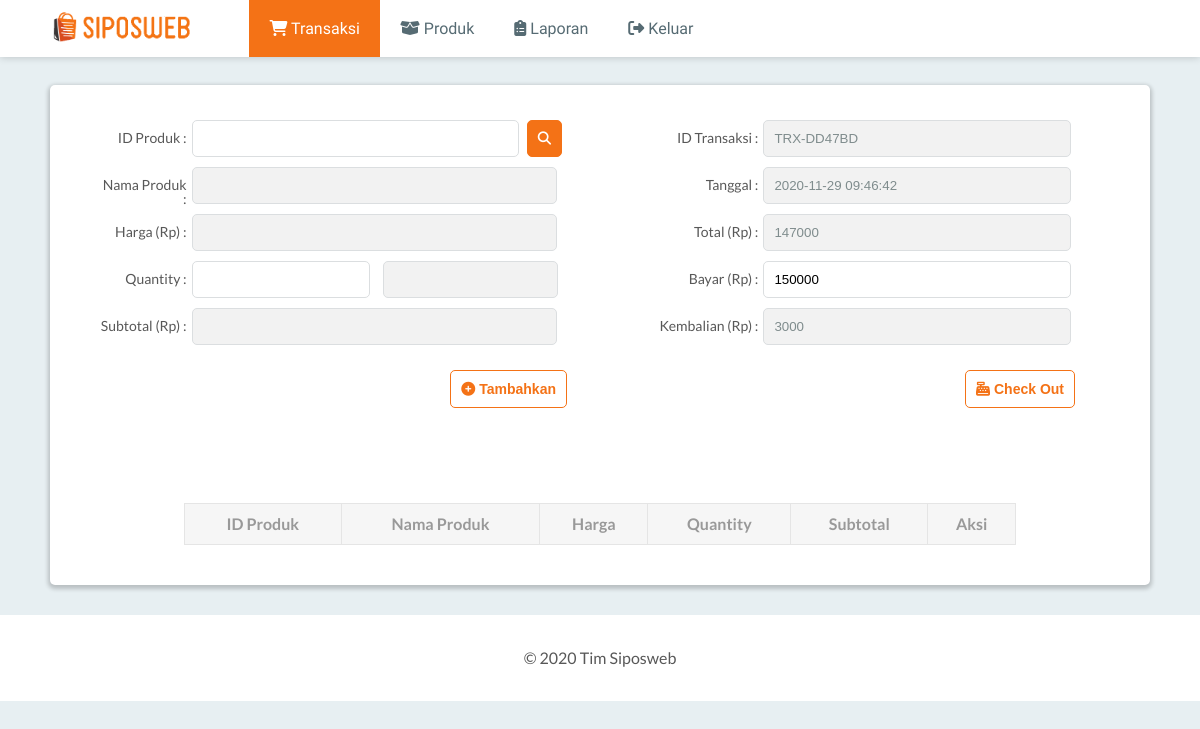
The page /transaksi.php?id=TRX-DD47BD on the database its author committed.
### tables this page shows
CREATE TABLE `laporan_transaksi` (
  `id` char(10) NOT NULL,
  `tanggal` timestamp NOT NULL DEFAULT current_timestamp() ON UPDATE current_timestamp(),
  `total` int(11) NOT NULL,
  `bayar` int(11) NOT NULL,
  `kembalian` int(11) NOT NULL
);

### functions/functions.php (called while the page is built, shortened)
<?php
$conn = mysqli_connect("localhost", "root", "", "siposweb");
function queryRead($query){
	global $conn;
	$result = mysqli_query($conn, $query);
	$rows = [];
	while ( $row = mysqli_fetch_assoc($result) ) {
		$rows[] = $row;
	}
	return $rows;
}
?>

### transaksi.php (the view, shortened to what this page needs)
<?php
require 'functions/functions.php';
$transaksi_id = "";
$transaksi_tanggal = date("Y-m-d H:i:s", time());
$transaksi_total = "";
$transaksi_bayar = "";
$transaksi_kembalian = "";
$produk_nama = "";
$produk_harga = "";
$produk_stock = "";
if (isset($_GET["id"])) {
	$transaksi_id = $_GET["id"];
	$transaksi = queryRead("SELECT * FROM laporan_transaksi WHERE id = '$transaksi_id'")[0];
	$transaksi_tanggal = $transaksi["tanggal"];
	$transaksi_total = $transaksi["total"];
	$transaksi_bayar = $transaksi["bayar"];
	$transaksi_kembalian = $transaksi["kembalian"];
} else {
	do {
		$transaksi_id = "TRX-".strtoupper(bin2hex(random_bytes(3)));
	} while (sizeof(queryRead("SELECT * FROM laporan_transaksi WHERE id='$transaksi_id'")) > 0);
}
?>
<!DOCTYPE html>
<html>
<head>
	<link rel="stylesheet" type="text/css" href="assets/styles/reset.css">
	<link rel="stylesheet" type="text/css" href="assets/styles/style.css">
</head>
<body>
	<header>
		<nav class="nav-menu">
			<ul>
				<h1 class="logo"><a href="#" title="SIPOSWEB"><img src="assets/images/logo.png" alt="SIPOSWEB" height="35px"></a></h1>
				<li><a class="active" href="transaksi.php"><i class="fa fa-shopping-cart"></i> Transaksi</a></li>
				<li><a href="produk.php"><i class="fas fa-box-open"></i> Produk</a></li>
				<li><a href="laporan.php"><i class="fas fa-clipboard-list"></i> Laporan</a></li>
				<li><a href="#"><i class="fas fa-sign-out-alt"></i> Keluar</a></li>
			</ul>
		</nav>
	</header>
	<main>
		<div class="cf">
			<div class="tambah-produk">
				<table>
					<tr>
						<th>
							<label for="id-produk">ID Produk : </label>
						</th>
						<td>
							<input type="text" id="id-produk" style="width: 80%;" value="<?= isset($produk_id) ? $produk_id : ""; ?>" required>
							<button onclick="searchProduk()" id="btn-search" class="btn btn-search"><i class="fas fa-search"></i></button>
						</td>
					</tr>
					<tr>
						<th>
							<label for="nama-produk">Nama Produk : </label>
						</th>
						<td>
							<input type="text" id="nama-produk" class="readonly" value="<?= $produk_nama; ?>" readonly required>
						</td>
					</tr>
					<tr>
						<th>
							<label for="harga">Harga (Rp) : </label>
						</th>
						<td>
							<input type="text" id="harga" class="readonly" value="<?= $produk_harga; ?>" readonly required>
						</td>
					</tr>
					<tr>
						<th>
							<label for="quantity">Quantity : </label>
						</th>
						<td>
							<input type="number" onchange="hitungSubTotal()" onkeyup="hitungSubTotal()" min="1" id="quantity" style="width: 41%" <?php if (isset($produk_id)): ?> required <?php endif ?>>
							<input type="text" id="stock" class="readonly" style="width: 40%" value="<?= $produk_stock; ?>" readonly>
						</td>
					</tr>
					<tr>
						<th>
							<label for="subtotal">Subtotal (Rp) : </label>
						</th>
						<td>
							<input type="text" id="subtotal" class="readonly" required readonly>
						</td>
					</tr>
				</table>
				<button type="submit" id="tambah-produk-dibeli" class="btn btn-tambah-produk">
					<i class="fas fa-plus-circle"></i> Tambahkan
				</button>
			</div>
			<div class="ringkasan-transaksi">
				<form action="" method="">
					<table>
						<tr>
							<th>
								<label for="id-transaksi">ID Transaksi : </label>
							</th>
							<th>
								<input type="text" id="id-transaksi" name="id-transaksi" class="readonly" value="<?= $transaksi_id; ?>" readonly>
							</th>
						</tr>
						<tr>
							<th>
								<label for="tanggal">Tanggal : </label>
							</th>
							<th>
								<input type="text" id="tanggal" name="tanggal" class="readonly" value="<?= $transaksi_tanggal; ?>" readonly>
							</th>
						</tr>
						<tr>
							<th>
								<label for="total">Total (Rp) : </label>
							</th>
							<td>
								<input type="text" id="total" name="total" class="readonly" value="<?= $transaksi_total; ?>" readonly>
							</td>
						</tr>
						<tr>
							<th>
								<label for="bayar">Bayar (Rp) : </label>
							</th>
							<td>
								<input onchange="hitungKembalian()" onkeyup="hitungKembalian()" type="number" id="bayar" name="bayar" value="<?= $transaksi_bayar; ?>" required>
							</td>
						</tr>
						<tr>
							<th>
								<label for="kembalian">Kembalian (Rp) : </label>
							</th>
							<td>
								<input type="text" id="kembalian" name="kembalian" class="readonly" value="<?= $transaksi_kembalian; ?>" readonly>
							</td>
						</tr>
					</table>
				</form>
				<button type="submit" class="btn btn-check-out" id="btn-check-out" name="btn-check-out"><i class="fas fa-cash-register"></i> Check Out</button>
			</div>
		</div>
		<table id="table-dibeli" class="dibeli">
			<tr>
				<th>ID Produk</th>
				<th>Nama Produk</th>
				<th>Harga</th>
				<th>Quantity</th>
				<th>Subtotal</th>
				<th>Aksi</th>
			</tr>
		</table>
	</main>
	<footer>
		<p>&copy 2020 Tim Siposweb</p>
	</footer>
</body>
</html>

### assets/styles/style.css (style rules this page uses)
body { font-family: 'Lato', sans-serif; color: #585858; background: #E7EFF2; }
header { font-family: 'Source Sans Pro', sans-serif; background: white; box-shadow: 0 0 8px 0 rgba(0, 0, 0, 0.2); position: fixed; top: 0; width: 100%; }
footer { background-color: white; padding: 35px; }
footer p { text-align: center; }
.nav-menu li { display: inline-block; margin: 0; }
.nav-menu ul { display: flex; }
.logo { margin: auto 50px; display: inline-block; }
.nav-menu li a { transition: 400ms; display: inline-block; padding: 20px; color: #566B73; margin: 0; text-decoration: none; }
.nav-menu .active { background-color: #F47216; color: white; }
main { background: white; box-shadow: 0 2px 4px 2px rgba(0, 0, 0, 0.2); border-radius: 5px; padding: 30px; margin: 85px 50px 30px; }
.tambah-produk table th, .ringkasan-transaksi table th { text-align: right; font-size: 14px; }
input { padding: 10px; width: 90%; margin: 5px; border-radius: 5px; border: 1.5px solid #DBDEE0; outline: none; }
.readonly { background-color: #F2F2F2; color : #7f8c8d; }
.btn { cursor: pointer; border: 1.5px solid #F47216; padding: 10px; border-radius: 5px; transition: 0.5s; font-weight: 600; text-decoration: none; }
.btn-search { background-color: #F47216; color: white; }
.btn-tambah-produk, .btn-edit-produk, .btn-check-out { float: right; }
.btn-tambah-produk, .btn-check-out, .btn-edit-produk, .btn-page-nav, .number-active:hover { font-size: 14px; margin: 20px 1px; background-color: white; color: #F47216; }
.tambah-produk, .ringkasan-transaksi { float: left; width: 45%; padding: 0 20px; }
.tambah-produk form, .ringkasan-transaksi form { width: 100%; text-align: right; }
.tambah-produk table, .ringkasan-transaksi table { width: 100%; }
.dibeli { margin: 75px auto 10px; width: 80%; }
.dibeli th { color: #999; background-color: #F6F6F6; border: 1.5px solid #E5E5E5; padding: 12px 10px; font-weight: 600; text-decoration: none; }

### rows shown on the page
laporan_transaksi: tanggal "2020-11-29 09:46:42", total "147000", bayar "150000", kembalian "3000"
